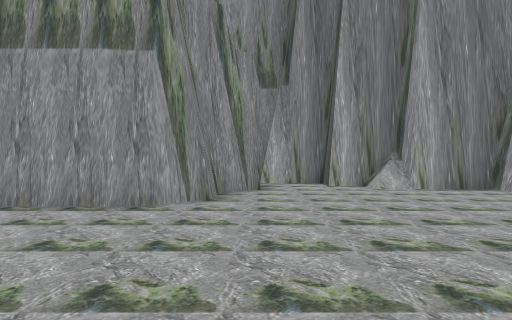
View 1 (above)

14 first-person views from a walk through a scene from a Unity 3-D project. The camera is 1.5 m above the floor, looks level and sees 80° across. The floor is counted in squares, 2 m on a side. Each view is taken from the middle of a square. On the plan, view 1 faces up. The plan holds only what a view shows up to about 10 squares ahead; the rest is blank. The place goes on beyond the plan. The player character is not drawn.

View 2
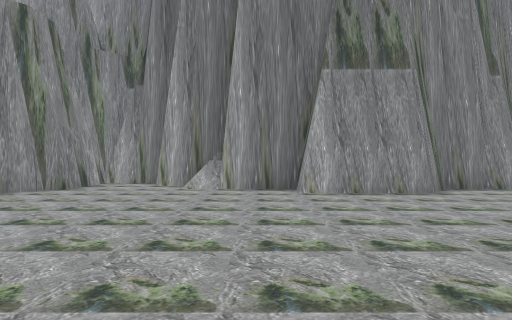

View 3
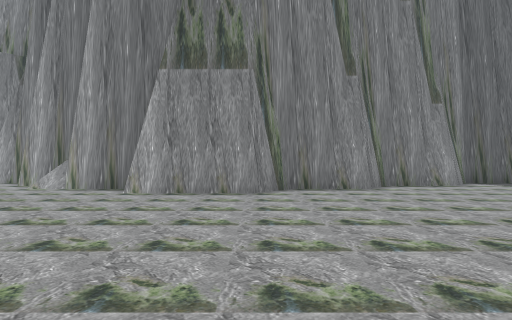

View 4
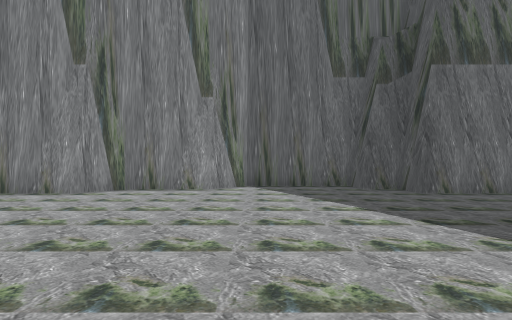

View 5
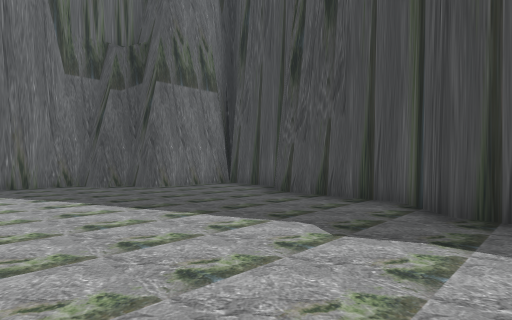

View 6
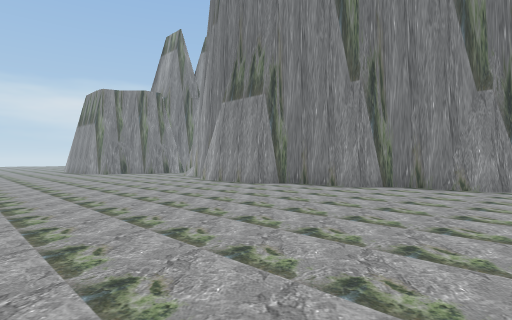

View 7
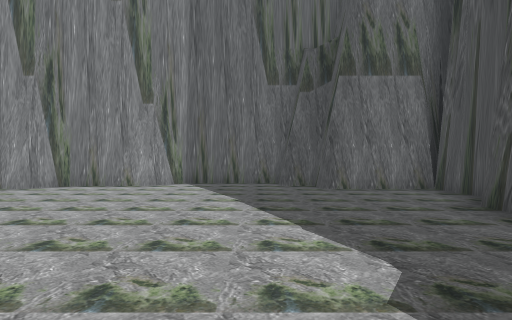

View 8
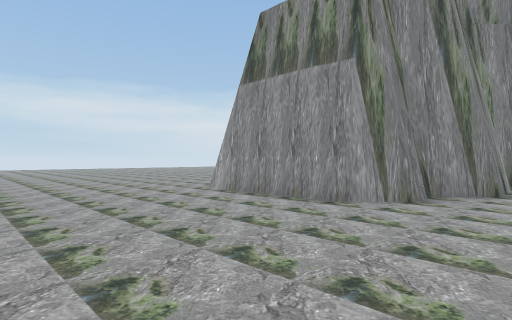

View 9
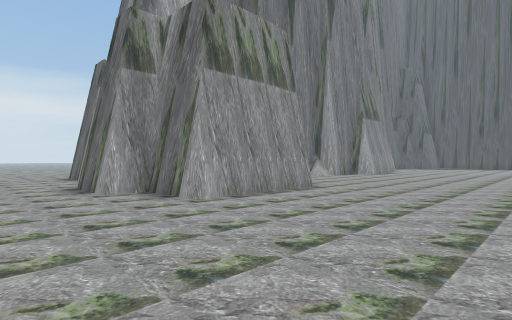

View 10
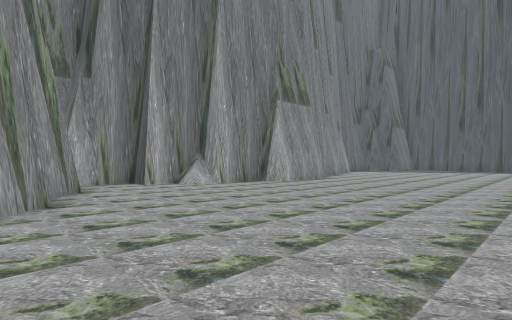

View 11
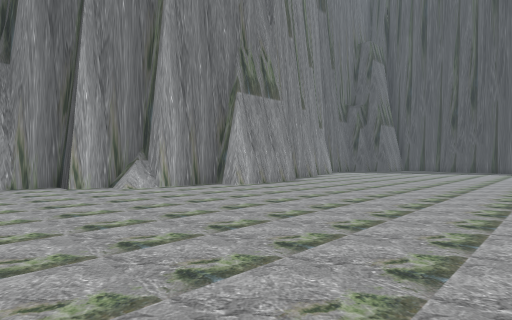

View 12
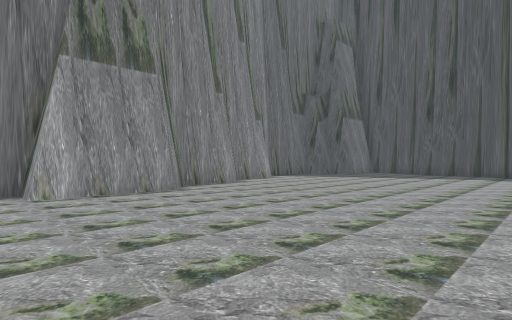

View 13
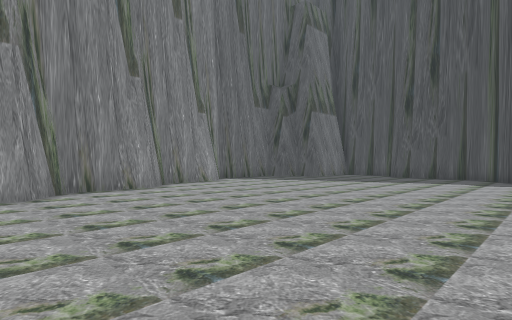

View 14
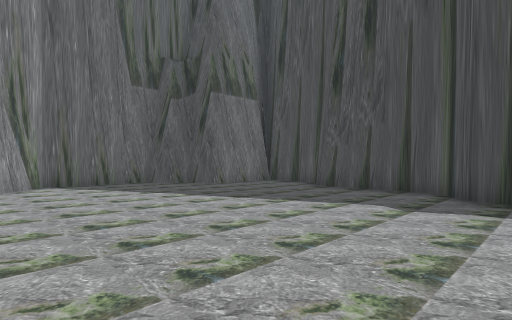

### Floor plan
Points are (right, up) in squares from view 1. A wall is a line through its corners. A room is listed if a view was taken in it or the views show most of it. See-through windows are left out.
Room 1 (views 1, 2, 3, 4, 5, 6, 7, 8, 9, 10, 11, 12, 13, 14)
walls: (4.1, 8.3) (3.6, 8.3); (4.1, 8.5) (3.6, 8.5); (4, 8.9) (2.2, 8.9) (2.2, 9.9) (0, 9.9) (0, 7.8) (-0.9, 6.8) (-0.9, 5.9) (-1.8, 5.1) (-5.6, 5.1) (-5.6, 7) (-6.5, 7); (20.7, 0.4) (20.7, 1) (21.7, 2) (21.7, 4.9) (22.6, 5.9) (22.6, 7.9) (19.8, 7.9) (19.8, 8.9) (18.8, 8.9) (18.8, 9.9) (15.7, 9.9) (14.7, 8.9) (12.8, 8.9) (11.8, 7.9) (9.9, 7.9) (8.9, 7) (6.1, 7) (6.1, 7.9) (3.4, 7.9)
low walls: (4.1, 8.1) (3.4, 8.1); (3.2, 8.1) (3.2, 8.9)
ways out: opening at (-8, 6.3)

Positions as (right, up) in squares from view 1, and headings:
1: (0, 0), facing up
2: (5, 0), facing up
3: (9, 0), facing up
4: (16, 1), facing up
5: (16, 0), facing up-right
6: (16, 0), facing up-left
7: (18, 0), facing up
8: (1, 0), facing up-left
9: (-9, 0), facing up-right
10: (-2, 0), facing up-right
11: (0, 0), facing up-right
12: (5, 0), facing up-right
13: (8, 0), facing up-right
14: (14, 0), facing up-right
